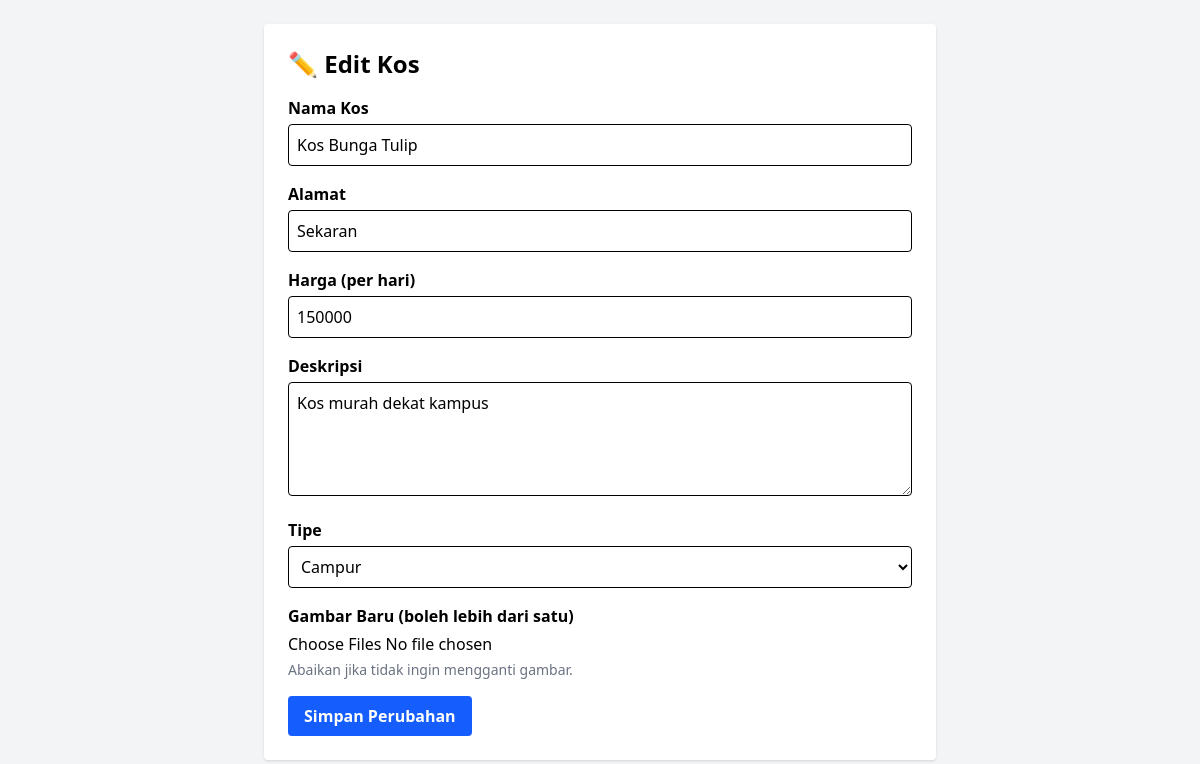
The app's page /edit_kos.php?id=7 (signed in) with its own data.
### tables this page shows
CREATE TABLE `kost` (
  `id` int(11) NOT NULL,
  `nama_kos` varchar(255) NOT NULL,
  `alamat` text NOT NULL,
  `deskripsi` text DEFAULT NULL,
  `sisa_kamar` int(11) DEFAULT 0,
  `harga` int(11) NOT NULL,
  `fasilitas_kamar` text DEFAULT NULL,
  `fasilitas_umum` text DEFAULT NULL,
  `gambar` text NOT NULL,
  `created_at` timestamp NOT NULL DEFAULT current_timestamp(),
  `user_id` int(11) NOT NULL,
  `tipe` enum('Putra','Putri','Campur') NOT NULL
);

### src/edit_kos.php (the view, shortened to what this page needs)
<?php
include 'koneksi.php';
$user_id = $_SESSION['user_id'] ?? 0;
$id = intval($_GET['id'] ?? 0);
$stmt = $conn->prepare("SELECT * FROM kost WHERE id = ? AND user_id = ?");
$stmt->bind_param("ii", $id, $user_id);
$stmt->execute();
$result = $stmt->get_result();
$kost = $result->fetch_assoc();
?>
<!DOCTYPE html>
<html lang="id">
<head>
  <link href="output.css" rel="stylesheet">
</head>
<body class="bg-gray-100 p-6">
  <div class="max-w-2xl mx-auto bg-white p-6 rounded shadow">
    <h2 class="text-2xl font-bold mb-4">✏️ Edit Kos</h2>
    <form method="POST" enctype="multipart/form-data">
      <div class="mb-4">
        <label class="block font-semibold mb-1">Nama Kos</label>
        <input type="text" name="nama_kos" value="<?= htmlspecialchars($kost['nama_kos']) ?>" class="w-full p-2 border rounded" required>
      </div>
      <div class="mb-4">
        <label class="block font-semibold mb-1">Alamat</label>
        <input type="text" name="alamat" value="<?= htmlspecialchars($kost['alamat']) ?>" class="w-full p-2 border rounded" required>
      </div>
      <div class="mb-4">
        <label class="block font-semibold mb-1">Harga (per hari)</label>
        <input type="number" name="harga" value="<?= htmlspecialchars($kost['harga']) ?>" class="w-full p-2 border rounded" required>
      </div>
      <div class="mb-4">
        <label class="block font-semibold mb-1">Deskripsi</label>
        <textarea name="deskripsi" class="w-full p-2 border rounded" rows="4"><?= htmlspecialchars($kost['deskripsi']) ?></textarea>
      </div>
      <div class="mb-4">
        <label class="block font-semibold mb-1">Tipe</label>
        <select name="tipe" class="w-full p-2 border rounded">
            <option value="Campur" <?= $kost['tipe'] == 'Campur' ? 'selected' : '' ?>>Campur</option>
        </select>
      </div>
      <div class="mb-4">
        <label class="block font-semibold mb-1">Gambar Baru (boleh lebih dari satu)</label>
        <input type="file" name="gambar[]" multiple class="w-full">
        <p class="text-sm text-gray-500 mt-1">Abaikan jika tidak ingin mengganti gambar.</p>
      </div>
      <button type="submit" class="bg-blue-600 hover:bg-blue-700 text-white font-bold py-2 px-4 rounded">
        Simpan Perubahan
      </button>
    </form>
  </div>
</body>
</html>

### records on screen
kost: nama_kos "Kos Bunga Tulip", alamat "Sekaran", harga "150000", deskripsi "Kos murah dekat kampus", tipe "Campur"
